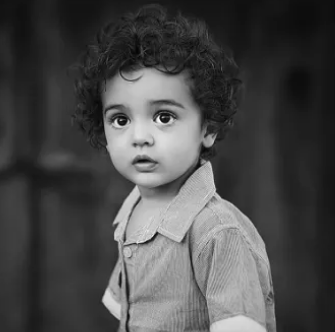
#> input picture 11_Spatial_Filtering/child.png, 335 x 332 px
$ python 11_11_laplacian_of_gaussian.py   (older library calls are emulated)
#> lines starting #> are read from the running program, lines starting #| are printed output that depends on the picture
import cv2
import numpy as np
import matplotlib.pyplot as plt

def zero_crossing(image):
    z_c_image = np.zeros(image.shape)

    # For each pixel, count the number of positive
    # and negative pixels in the neighborhood

    for i in range(1, image.shape[0] - 1):
        for j in range(1, image.shape[1] - 1):
            negative_count = 0
            positive_count = 0
            neighbour = [image[i+1, j-1],image[i+1, j],image[i+1, j+1],image[i, j-1],image[i, j+1],image[i-1, j-1],image[i-1, j],image[i-1, j+1]]
            d = max(neighbour)
            e = min(neighbour)
            for h in neighbour:
                if h>0:
                    positive_count += 1
                elif h<0:
                    negative_count += 1


            # If both negative and positive values exist in
            # the pixel neighborhood, then that pixel is a
            # potential zero crossing

            z_c = ((negative_count > 0) and (positive_count > 0))

            # Change the pixel value with the maximum neighborhood
            # difference with the pixel

            if z_c:
                if image[i,j]>0:
                    z_c_image[i, j] = image[i,j] + np.abs(e)
                elif image[i,j]<0:
                    z_c_image[i, j] = np.abs(image[i,j]) + d

    # Normalize and change datatype to 'uint8' (optional)
    z_c_norm = z_c_image/z_c_image.max()*255
    z_c_image = np.uint8(z_c_norm)

    return z_c_image


# Load an image
img = cv2.imread('child.png', cv2.IMREAD_GRAYSCALE)
#> img: shape (332, 335); min 5, max 251, mean 73.3

# Apply Gaussian Blur
blur = cv2.GaussianBlur(img,(3,3),0)

# Apply Laplacian operator in some higher datatype
laplacian = cv2.Laplacian(blur,cv2.CV_64F)
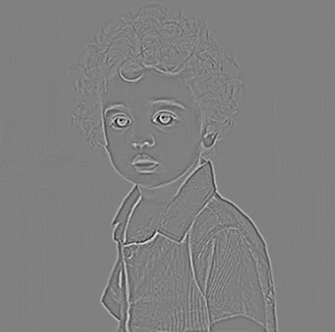
#> laplacian: shape (332, 335) float64; min -98, max 97, mean 0; drawn with min black and max white

# Since zero crossings is a change from negative to positive and vice-versa,
# so an approximate way is to clip the negative values to find the zero crossings
laplacian1 = laplacian/laplacian.max()

# Another way is to check each pixel for zero crossing as shown below
z_c_image = zero_crossing(laplacian)
#> after the loop in zero_crossing, `for i in range(1, image.shape[0] - 1):`:
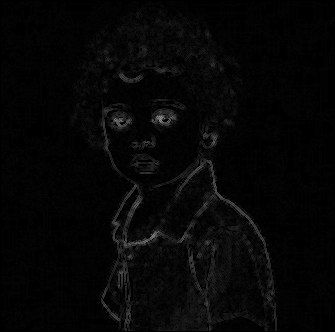
#> z_c_image: shape (332, 335) float64; min 0, max 144, mean 5.9
#> in zero_crossing, `z_c_norm = z_c_image/z_c_image.max()*255`:
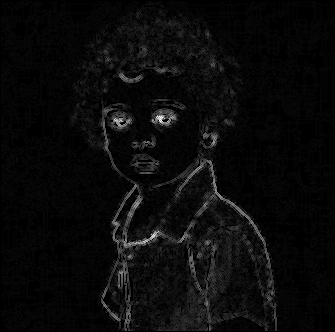
#> z_c_norm: shape (332, 335) float64; min 0, max 255, mean 10.4

plt.subplot(2,2,1)
plt.title("input image")
plt.imshow(img, cmap ='gray')

plt.subplot(2,2,2)
plt.title("gaussian blur")
plt.imshow(blur, cmap ='gray')

plt.subplot(2,2,3)
plt.title("laplacian1")
plt.imshow(laplacian1, cmap ='gray')

plt.subplot(2,2,4)
plt.title("zero crossing image")
plt.imshow(z_c_image, cmap ='gray')

plt.show()
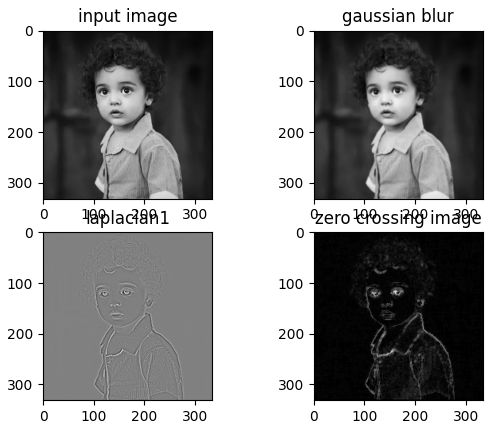
#> figure drawn by matplotlib, 4 panels
